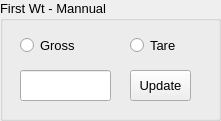
    <widget class="QGroupBox" name="groupBox_2">
     <property name="geometry">
      <rect>
       <x>1070</x>
       <y>70</y>
       <width>221</width>
       <height>121</height>
      </rect>
     </property>
     <property name="font">
      <font>
       <pointsize>10</pointsize>
      </font>
     </property>
     <property name="title">
      <string>First Wt - Mannual</string>
     </property>
     <widget class="QRadioButton" name="radioButton_5">
      <property name="geometry">
       <rect>
        <x>20</x>
        <y>30</y>
        <width>81</width>
        <height>31</height>
       </rect>
      </property>
      <property name="font">
       <font>
        <pointsize>10</pointsize>
       </font>
      </property>
      <property name="text">
       <string>Gross</string>
      </property>
      <property name="checked">
       <bool>false</bool>
      </property>
     </widget>
     <widget class="QRadioButton" name="radioButton_6">
      <property name="geometry">
       <rect>
        <x>130</x>
        <y>30</y>
        <width>71</width>
        <height>31</height>
       </rect>
      </property>
      <property name="font">
       <font>
        <pointsize>10</pointsize>
       </font>
      </property>
      <property name="text">
       <string>Tare</string>
      </property>
      <property name="checked">
       <bool>false</bool>
      </property>
     </widget>
     <widget class="QPushButton" name="pushButton_14">
      <property name="geometry">
       <rect>
        <x>130</x>
        <y>70</y>
        <width>61</width>
        <height>31</height>
       </rect>
      </property>
      <property name="font">
       <font>
        <family>MS Shell Dlg 2</family>
        <pointsize>10</pointsize>
       </font>
      </property>
      <property name="text">
       <string>Update</string>
      </property>
     </widget>
     <widget class="QLineEdit" name="lineEdit_8">
      <property name="geometry">
       <rect>
        <x>20</x>
        <y>70</y>
        <width>91</width>
        <height>31</height>
       </rect>
      </property>
      <property name="font">
       <font>
        <family>MS Shell Dlg 2</family>
        <pointsize>10</pointsize>
       </font>
      </property>
     </widget>
    </widget>
